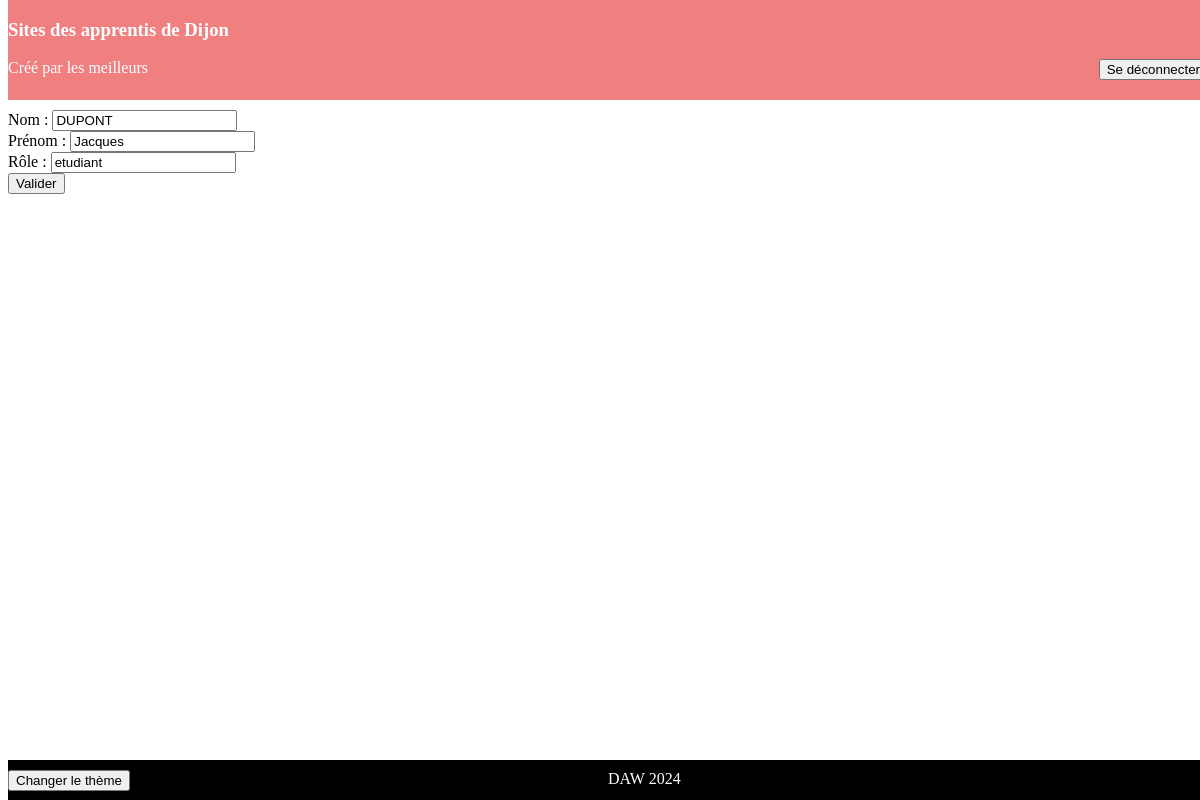
Screenshot of /view/users/modifUser.php?id=2 (signed in) with the database file from the repository.
### tables this page shows
CREATE TABLE IF NOT EXISTS `utilisateurs` (
  `id` int NOT NULL AUTO_INCREMENT,
  `login` varchar(50) NOT NULL,
  `mdp` varchar(50) NOT NULL,
  `prenom` varchar(50) NOT NULL,
  `nom` varchar(50) NOT NULL,
  `role` varchar(50) NOT NULL,
  PRIMARY KEY (`id`)
);

### controller/ControllerUser.php (called while the page is built, shortened)
<?php
require_once(__DIR__.'/../model/ModelUser.php');
class ControllerUser {
    public static function getUser($id) {
        $model = new Model();
        $pdo = $model->getPdo();
        $select = $pdo->query('SELECT * FROM Utilisateurs WHERE id='.$id);
        while($row = $select->fetch(PDO::FETCH_ASSOC)) {
            $user = new ModelUser($row['login'], $row['mdp'], $row['id'], $row['role'], $row['nom'], $row['prenom']);
            return $user;
        }
    }
    }
?>

### model/ModelUser.php (called while the page is built, shortened)
<?php
class ModelUser{
    private $role;
    private $nom;
    private $prenom;
    function __construct($username = null, $password = null, $id = null, $role = null, $nom = null, $prenom = null)
    {
        if($role != null) {$this->role=$role;}
        if($nom != null) {$this->nom=$nom;}
        if($prenom != null) {$this->prenom=$prenom;}
    }
    public function getRole() {return $this->role;}
    public function getNom() {return $this->nom;}
    public function getPrenom() {return $this->prenom;}
}
?>

### view/users/modifUser.php (the view, shortened to what this page needs)
<html lang="fr">
<head>
    <?php require("../../view/css/stylesheet.php");?>
</head>
<body>
<?php require("../css/header.php");?>
<form action='../../config/routeur.php' method="post">
    <?php
        if($_COOKIE['role'] == 'administrateur') {
            require_once('../../controller/ControllerUser.php');
            $user = ControllerUser::getUser($_GET['id']);
            echo "<label for='nom'>Nom : </label>";
            echo "<input id='nom' name='nom' type='text' value='".$user->getNom()."'><br>";
            echo "<label for='prenom'>Prénom : </label>";
            echo "<input id='prenom' name='prenom' type='text' value='".$user->getPrenom()."'><br>";
            echo "<label for='role'>Rôle : </label>";
            echo "<input id='role' name='role' type='text' value='".$user->getRole()."'><br>";
        }
        else {
            echo "<h1>Accès refusé</h1><br>";
            echo "<a href='accueil.php'>Revenir à la page d'accueil</a>";
        }
    ?>
        <input type='submit' id='valider' value='Valider'/>
</form>
<?php require_once("../css/footer.php");?>
</body>
</html>

### rows the page displays
utilisateurs: nom "DUPONT", prenom "Jacques", role "etudiant"
